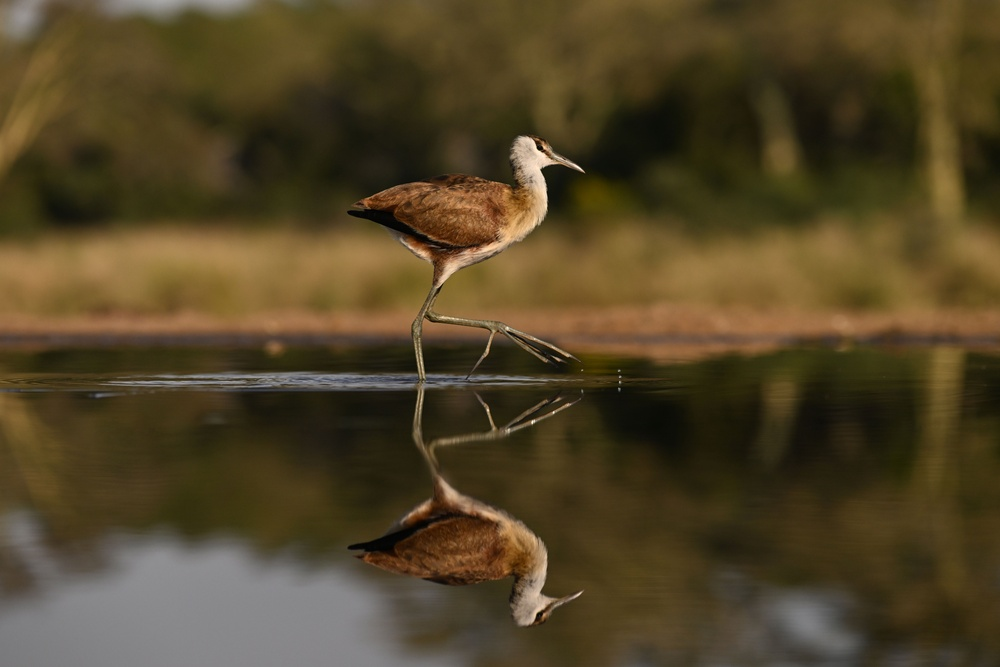
%> input picture src/images/708947708.jpg, 1000 x 667 px, shrunk from 8256 x 5504 before the run
$ octave jepg_test.m   (GNU Octave 9; MATLAB toolbox functions it lacks are replaced by stand-ins)
%> lines starting %> are read from the running program, lines starting %| are printed output that depends on the picture
%> further down, image is the input picture: size 667x1000x3 uint8; mean R, G, B 82.6, 68.6, 39.7
### src/jpeg/func_rgb2yuv.m
function yuv = func_rgb2yuv(rgb)
    %fun - Description
    %
    % Syntax: yuv = func_rgb2yuv(rgb)
    %
    % Long description
    rgb = double(rgb);
    yuv(:, :, 1) = 0.299 * rgb(:, :, 1) + 0.587 * rgb(:, :, 2) + 0.114 * rgb(:, :, 3);
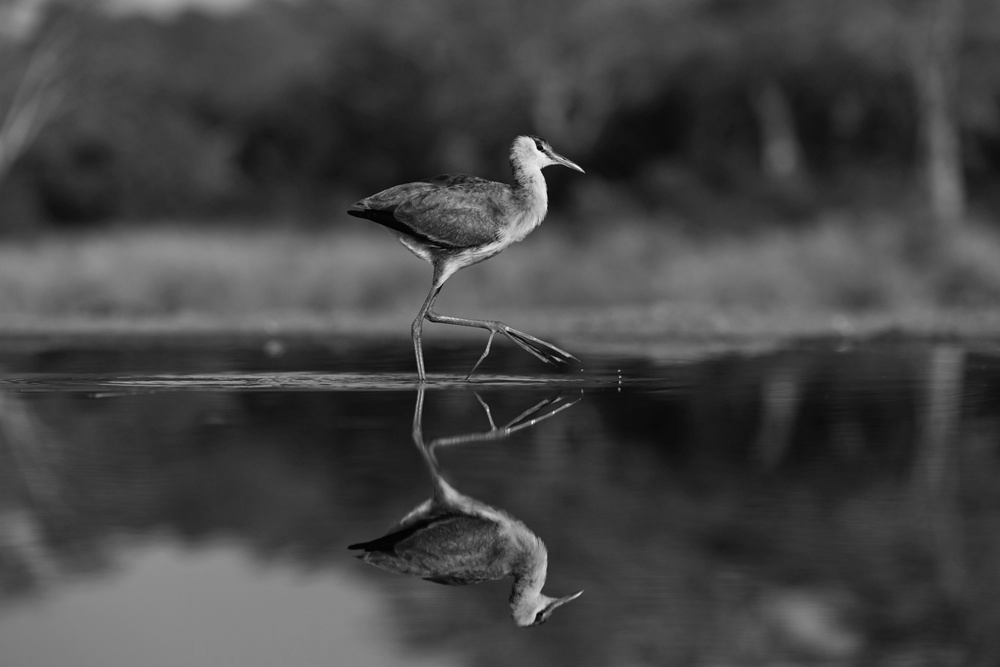
%> yuv: size 667x1000 double; min 0.299, max 250.6, mean 69.5
    yuv(:, :, 2) = -0.1687 * rgb(:, :, 1) - 0.331 * rgb(:, :, 2) + 0.5 * rgb(:, :, 3) + 128; % +128转到0-255
    yuv(:, :, 3) = 0.5 * rgb(:, :, 1) - 0.4187 * rgb(:, :, 2) - 0.0813 * rgb(:, :, 3) + 128;
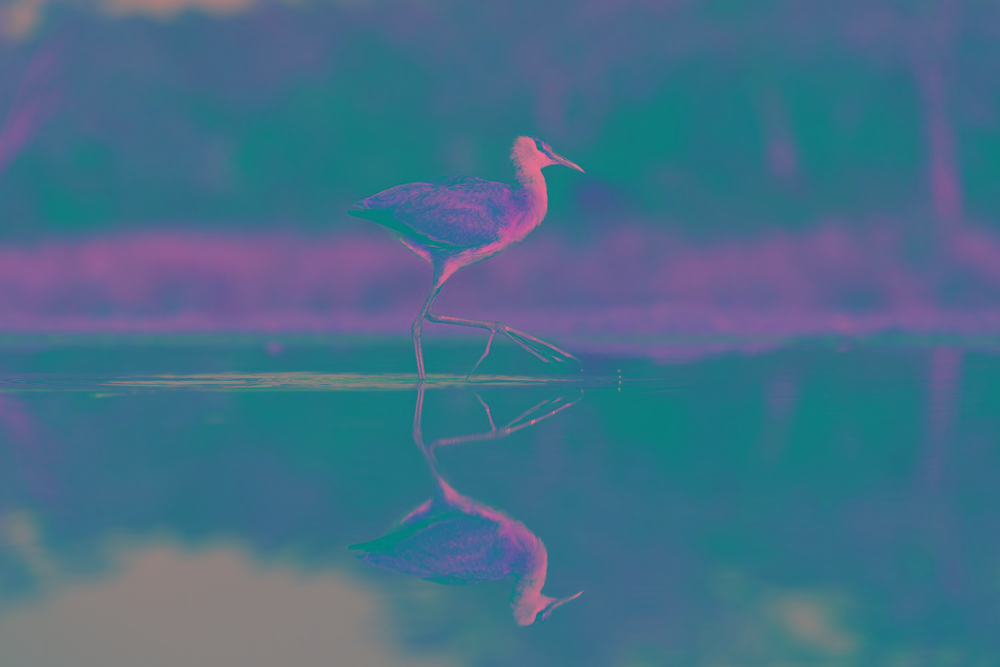
%> yuv: size 667x1000x3 double; mean R, G, B 69.5, 111.2, 137.4
end

### src/jpeg/jepg_test.m
%% run in src
pwd

%% read image
image=imread('./images/708947708.jpg');
figure;
imshow(image);
title('image-src');
mkdir('jpeg-result')
imwrite(image,'jpeg-result/image-src.jpg','jpg');

%% RGB -> YCbCr
image_yuv=func_rgb2yuv(image);
